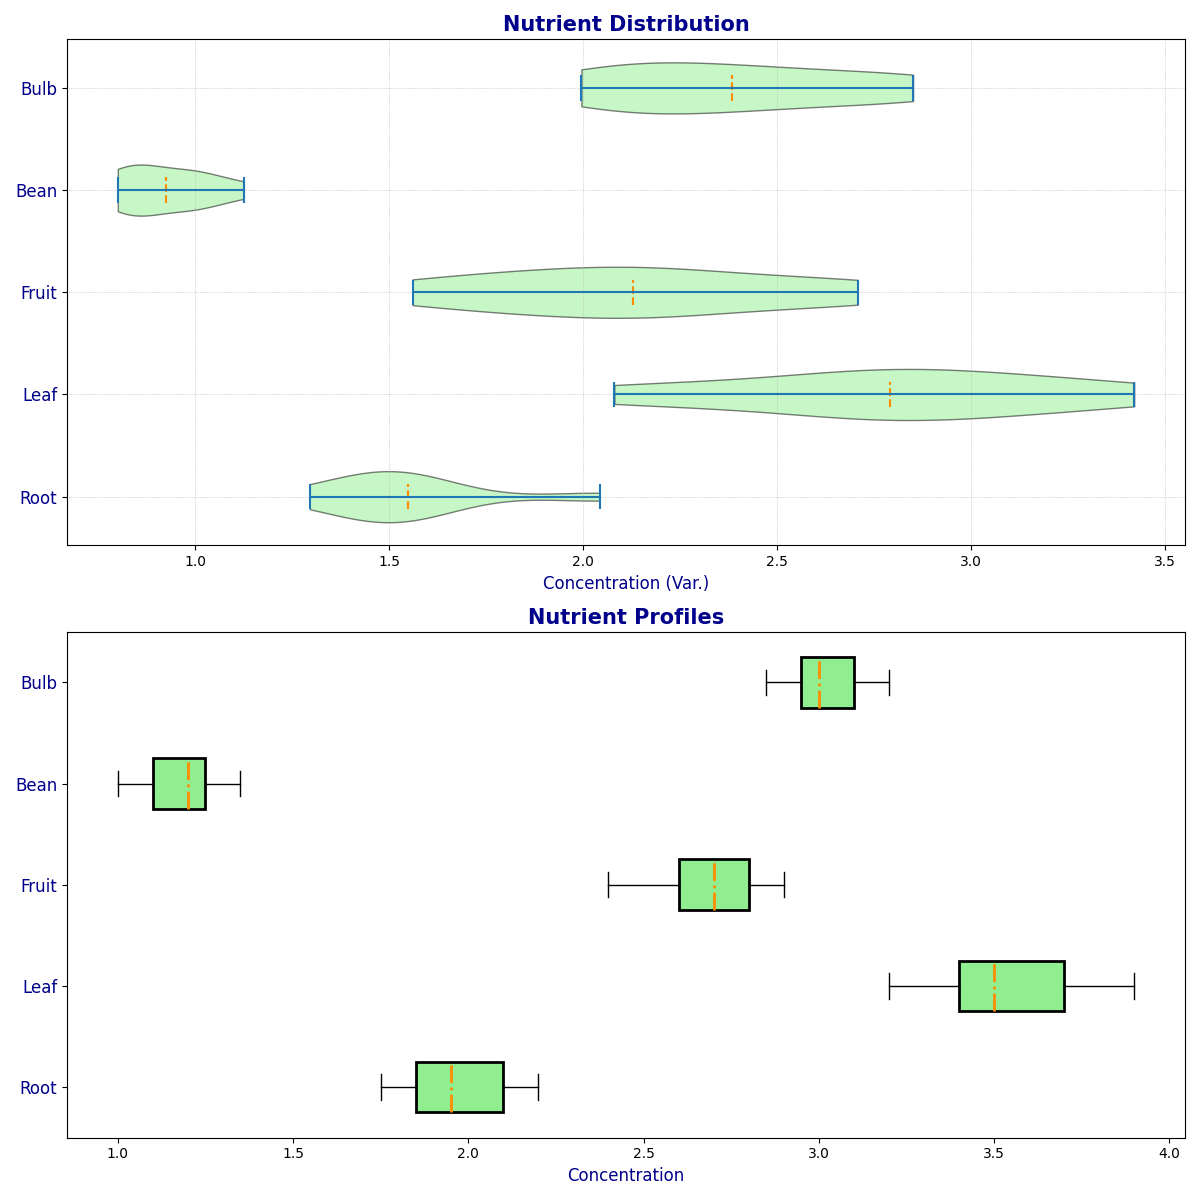

The script that drew this image:
import matplotlib.pyplot as plt
import numpy as np

root_vegetables = [1.8, 2.0, 1.9, 2.1, 1.75, 2.2, 1.95, 2.15, 1.85]
leaf_vegetables = [3.4, 3.6, 3.5, 3.3, 3.8, 3.2, 3.7, 3.4, 3.9]
fruit_vegetables = [2.6, 2.8, 2.7, 2.5, 2.9, 2.4, 2.75, 2.85, 2.65]
bean_vegetables = [1.1, 1.3, 1.2, 1.15, 1.25, 1.35, 1.0, 1.05, 1.2]
bulb_vegetables = [2.9, 3.0, 2.95, 3.05, 3.1, 3.2, 3.15, 3.0, 2.85]

variation_factors = [0.8, 0.75, 0.85, 0.7, 0.9, 0.65, 0.8, 0.95, 0.7]
root_vegetables_var = np.multiply(root_vegetables, variation_factors)
leaf_vegetables_var = np.multiply(leaf_vegetables, variation_factors)
fruit_vegetables_var = np.multiply(fruit_vegetables, variation_factors)
bean_vegetables_var = np.multiply(bean_vegetables, variation_factors)
bulb_vegetables_var = np.multiply(bulb_vegetables, variation_factors)

violin_plot_data = [root_vegetables_var, leaf_vegetables_var, fruit_vegetables_var, bean_vegetables_var, bulb_vegetables_var]
box_plot_data = [root_vegetables, leaf_vegetables, fruit_vegetables, bean_vegetables, bulb_vegetables]
labels = ["Root", "Leaf", "Fruit", "Bean", "Bulb"]

fig, axs = plt.subplots(2, 1, figsize=(12, 12))

# Horizontal Violin plot
violin_parts = axs[0].violinplot(violin_plot_data, vert=False, showmeans=True, showmedians=False)
common_color = 'lightgreen'
for pc in violin_parts['bodies']:
    pc.set_facecolor(common_color)
    pc.set_edgecolor('black')
    pc.set_alpha(0.5)

violin_parts['cmeans'].set_color('darkorange')
violin_parts['cmeans'].set_linestyle('--')

axs[0].set_title("Nutrient Distribution", fontsize=15, fontweight='bold', color='darkblue')
axs[0].set_xlabel("Concentration (Var.)", fontsize=12, color='darkblue')
axs[0].set_yticks(np.arange(1, len(labels) + 1))
axs[0].set_yticklabels(labels, fontsize=12, color='darkblue')
axs[0].grid(which='both', linestyle=':', linewidth=0.5)

# Horizontal Box plot
axs[1].boxplot(box_plot_data, vert=False, patch_artist=True, notch=False, 
               boxprops=dict(facecolor=common_color, color='black', linewidth=2),
               whiskerprops=dict(color='black', linewidth=1),
               capprops=dict(color='black', linewidth=1),
               medianprops=dict(color='darkorange', linewidth=2, linestyle='-.'))

axs[1].set_title("Nutrient Profiles", fontsize=15, fontweight='bold', color='darkblue')
axs[1].set_xlabel("Concentration", fontsize=12, color='darkblue')
axs[1].set_yticks(np.arange(1, len(labels) + 1))
axs[1].set_yticklabels(labels, fontsize=12, color='darkblue')
axs[1].grid(which='minor', linestyle='--', linewidth=0.5)

plt.tight_layout()
plt.show()
